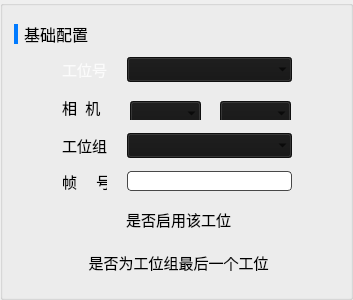
       <widget class="QGroupBox" name="groupBox_4">
        <property name="sizePolicy">
         <sizepolicy hsizetype="Preferred" vsizetype="Preferred">
          <horstretch>0</horstretch>
          <verstretch>0</verstretch>
         </sizepolicy>
        </property>
        <property name="minimumSize">
         <size>
          <width>280</width>
          <height>300</height>
         </size>
        </property>
        <property name="maximumSize">
         <size>
          <width>16777215</width>
          <height>16777215</height>
         </size>
        </property>
        <property name="styleSheet">
         <string notr="true">QObject#groupBox_4{
	border: 1px solid;
	border-right-color: rgb(47,47,47);
	border-left-color: rgb(47,47,47);
}</string>
        </property>
        <property name="title">
         <string/>
        </property>
        <layout class="QVBoxLayout" name="verticalLayout">
         <item>
          <layout class="QHBoxLayout" name="horizontalLayout_9">
           <item>
            <widget class="QLabel" name="label_18">
             <property name="minimumSize">
              <size>
               <width>4</width>
               <height>20</height>
              </size>
             </property>
             <property name="maximumSize">
              <size>
               <width>4</width>
               <height>20</height>
              </size>
             </property>
             <property name="styleSheet">
              <string notr="true">background: #007AFF;</string>
             </property>
             <property name="text">
              <string/>
             </property>
            </widget>
           </item>
           <item>
            <widget class="QLabel" name="label_19">
             <property name="minimumSize">
              <size>
               <width>0</width>
               <height>20</height>
              </size>
             </property>
             <property name="maximumSize">
              <size>
               <width>16777215</width>
               <height>20</height>
              </size>
             </property>
             <property name="font">
              <font>
               <pointsize>12</pointsize>
              </font>
             </property>
             <property name="text">
              <string>基础配置</string>
             </property>
            </widget>
           </item>
          </layout>
         </item>
         <item>
          <layout class="QHBoxLayout" name="horizontalLayout_4">
           <property name="spacing">
            <number>20</number>
           </property>
           <item>
            <spacer name="horizontalSpacer_4">
             <property name="orientation">
              <enum>Qt::Horizontal</enum>
             </property>
             <property name="sizeHint" stdset="0">
              <size>
               <width>40</width>
               <height>20</height>
              </size>
             </property>
            </spacer>
           </item>
           <item>
            <widget class="QLabel" name="label">
             <property name="sizePolicy">
              <sizepolicy hsizetype="Fixed" vsizetype="Fixed">
               <horstretch>0</horstretch>
               <verstretch>0</verstretch>
              </sizepolicy>
             </property>
             <property name="minimumSize">
              <size>
               <width>45</width>
               <height>20</height>
              </size>
             </property>
             <property name="maximumSize">
              <size>
               <width>45</width>
               <height>16777215</height>
              </size>
             </property>
             <property name="font">
              <font>
               <pointsize>11</pointsize>
              </font>
             </property>
             <property name="styleSheet">
              <string notr="true">color: rgba(255,255,255,0.80);</string>
             </property>
             <property name="text">
              <string>工位号</string>
             </property>
            </widget>
           </item>
           <item>
            <widget class="QComboBox" name="comStation">
             <property name="sizePolicy">
              <sizepolicy hsizetype="Fixed" vsizetype="Fixed">
               <horstretch>0</horstretch>
               <verstretch>0</verstretch>
              </sizepolicy>
             </property>
             <property name="minimumSize">
              <size>
               <width>165</width>
               <height>25</height>
              </size>
             </property>
             <property name="maximumSize">
              <size>
               <width>165</width>
               <height>25</height>
              </size>
             </property>
             <property name="styleSheet">
              <string notr="true">QComboBox{
background-color: rgb(21, 21, 21);
}

QComboBox::down-arrow {
     
	image: url(:/resources/icons/ic_arrow_down.png);
}</string>
             </property>
             <property name="frame">
              <bool>false</bool>
             </property>
            </widget>
           </item>
           <item>
            <spacer name="horizontalSpacer_5">
             <property name="orientation">
              <enum>Qt::Horizontal</enum>
             </property>
             <property name="sizeHint" stdset="0">
              <size>
               <width>40</width>
               <height>20</height>
              </size>
             </property>
            </spacer>
           </item>
          </layout>
         </item>
         <item>
          <layout class="QHBoxLayout" name="horizontalLayout_6">
           <property name="spacing">
            <number>20</number>
           </property>
           <item>
            <spacer name="horizontalSpacer_8">
             <property name="orientation">
              <enum>Qt::Horizontal</enum>
             </property>
             <property name="sizeHint" stdset="0">
              <size>
               <width>40</width>
               <height>20</height>
              </size>
             </property>
            </spacer>
           </item>
           <item>
            <widget class="QLabel" name="label_4">
             <property name="sizePolicy">
              <sizepolicy hsizetype="Fixed" vsizetype="Fixed">
               <horstretch>0</horstretch>
               <verstretch>0</verstretch>
              </sizepolicy>
             </property>
             <property name="minimumSize">
              <size>
               <width>45</width>
               <height>20</height>
              </size>
             </property>
             <property name="maximumSize">
              <size>
               <width>45</width>
               <height>16777215</height>
              </size>
             </property>
             <property name="font">
              <font>
               <pointsize>11</pointsize>
              </font>
             </property>
             <property name="text">
              <string>相  机</string>
             </property>
            </widget>
           </item>
           <item>
            <widget class="QGroupBox" name="groupBox_10">
             <property name="sizePolicy">
              <sizepolicy hsizetype="Fixed" vsizetype="Preferred">
               <horstretch>0</horstretch>
               <verstretch>0</verstretch>
              </sizepolicy>
             </property>
             <property name="minimumSize">
              <size>
               <width>165</width>
               <height>25</height>
              </size>
             </property>
             <property name="maximumSize">
              <size>
               <width>165</width>
               <height>25</height>
              </size>
             </property>
             <property name="styleSheet">
              <string notr="true">QObject#groupBox_10{
border:0px solid;

}</string>
             </property>
             <property name="title">
              <string/>
             </property>
             <layout class="QHBoxLayout" name="horizontalLayout_14">
              <property name="spacing">
               <number>20</number>
              </property>
              <property name="sizeConstraint">
               <enum>QLayout::SetDefaultConstraint</enum>
              </property>
              <property name="leftMargin">
               <number>0</number>
              </property>
              <property name="topMargin">
               <number>0</number>
              </property>
              <property name="rightMargin">
               <number>0</number>
              </property>
              <property name="bottomMargin">
               <number>0</number>
              </property>
              <item>
               <widget class="QComboBox" name="comCameraType">
                <property name="sizePolicy">
                 <sizepolicy hsizetype="Fixed" vsizetype="Fixed">
                  <horstretch>0</horstretch>
                  <verstretch>0</verstretch>
                 </sizepolicy>
                </property>
                <property name="minimumSize">
                 <size>
                  <width>71</width>
                  <height>25</height>
                 </size>
                </property>
                <property name="maximumSize">
                 <size>
                  <width>71</width>
                  <height>25</height>
                 </size>
                </property>
                <property name="styleSheet">
                 <string notr="true">QComboBox{
background-color: rgb(21, 21, 21);
}

QComboBox::down-arrow {
     
	image: url(:/resources/icons/ic_arrow_down.png);
}</string>
                </property>
                <property name="currentText">
                 <string/>
                </property>
                <property name="frame">
                 <bool>false</bool>
                </property>
               </widget>
              </item>
              <item>
               <widget class="QComboBox" name="comCameraID">
                <property name="sizePolicy">
                 <sizepolicy hsizetype="Fixed" vsizetype="Fixed">
                  <horstretch>0</horstretch>
                  <verstretch>0</verstretch>
                 </sizepolicy>
                </property>
                <property name="minimumSize">
                 <size>
                  <width>71</width>
                  <height>25</height>
                 </size>
                </property>
                <property name="maximumSize">
                 <size>
                  <width>71</width>
                  <height>25</height>
                 </size>
                </property>
                <property name="styleSheet">
                 <string notr="true">QComboBox{
background-color: rgb(21, 21, 21);
}

QComboBox::down-arrow {
     
	image: url(:/resources/icons/ic_arrow_down.png);
}</string>
                </property>
                <property name="currentText">
                 <string/>
                </property>
                <property name="frame">
                 <bool>false</bool>
                </property>
               </widget>
              </item>
             </layout>
            </widget>
           </item>
           <item>
            <spacer name="horizontalSpacer_9">
             <property name="orientation">
              <enum>Qt::Horizontal</enum>
             </property>
             <property name="sizeHint" stdset="0">
              <size>
               <width>40</width>
               <height>20</height>
              </size>
             </property>
            </spacer>
           </item>
          </layout>
         </item>
         <item>
          <layout class="QHBoxLayout" name="horizontalLayout_7">
           <property name="spacing">
            <number>20</number>
           </property>
           <item>
            <spacer name="horizontalSpacer_6">
             <property name="orientation">
              <enum>Qt::Horizontal</enum>
             </property>
             <property name="sizeHint" stdset="0">
              <size>
               <width>40</width>
               <height>20</height>
              </size>
             </property>
            </spacer>
           </item>
           <item>
            <widget class="QLabel" name="label_3">
             <property name="sizePolicy">
              <sizepolicy hsizetype="Fixed" vsizetype="Fixed">
               <horstretch>0</horstretch>
               <verstretch>0</verstretch>
              </sizepolicy>
             </property>
             <property name="minimumSize">
              <size>
               <width>45</width>
               <height>20</height>
              </size>
             </property>
             <property name="maximumSize">
              <size>
               <width>45</width>
               <height>16777215</height>
              </size>
             </property>
             <property name="font">
              <font>
               <pointsize>11</pointsize>
              </font>
             </property>
             <property name="text">
              <string>工位组</string>
             </property>
            </widget>
           </item>
           <item>
            <widget class="QComboBox" name="comGroup">
             <property name="sizePolicy">
              <sizepolicy hsizetype="Fixed" vsizetype="Fixed">
               <horstretch>0</horstretch>
               <verstretch>0</verstretch>
              </sizepolicy>
             </property>
             <property name="minimumSize">
              <size>
               <width>165</width>
               <height>25</height>
              </size>
             </property>
             <property name="maximumSize">
              <size>
               <width>165</width>
               <height>25</height>
              </size>
             </property>
             <property name="styleSheet">
              <string notr="true">QComboBox{
background-color: rgb(21, 21, 21);
}

QComboBox::down-arrow {
     
	image: url(:/resources/icons/ic_arrow_down.png);
}</string>
             </property>
             <property name="currentText">
              <string/>
             </property>
             <property name="duplicatesEnabled">
              <bool>false</bool>
             </property>
             <property name="frame">
              <bool>false</bool>
             </property>
            </widget>
           </item>
           <item>
            <spacer name="horizontalSpacer_7">
             <property name="orientation">
              <enum>Qt::Horizontal</enum>
             </property>
             <property name="sizeHint" stdset="0">
              <size>
               <width>40</width>
               <height>20</height>
              </size>
             </property>
            </spacer>
           </item>
          </layout>
         </item>
         <item>
          <layout class="QHBoxLayout" name="horizontalLayout_8">
           <property name="spacing">
            <number>20</number>
           </property>
           <item>
            <spacer name="horizontalSpacer_10">
             <property name="orientation">
              <enum>Qt::Horizontal</enum>
             </property>
             <property name="sizeHint" stdset="0">
              <size>
               <width>40</width>
               <height>20</height>
              </size>
             </property>
            </spacer>
           </item>
           <item>
            <widget class="QLabel" name="label_5">
             <property name="sizePolicy">
              <sizepolicy hsizetype="Fixed" vsizetype="Fixed">
               <horstretch>0</horstretch>
               <verstretch>0</verstretch>
              </sizepolicy>
             </property>
             <property name="minimumSize">
              <size>
               <width>45</width>
               <height>20</height>
              </size>
             </property>
             <property name="maximumSize">
              <size>
               <width>45</width>
               <height>16777215</height>
              </size>
             </property>
             <property name="font">
              <font>
               <family>Agency FB</family>
               <pointsize>11</pointsize>
              </font>
             </property>
             <property name="text">
              <string>帧     号</string>
             </property>
            </widget>
           </item>
           <item>
            <widget class="QLineEdit" name="editFrameId">
             <property name="sizePolicy">
              <sizepolicy hsizetype="Fixed" vsizetype="Fixed">
               <horstretch>0</horstretch>
               <verstretch>0</verstretch>
              </sizepolicy>
             </property>
             <property name="minimumSize">
              <size>
               <width>165</width>
               <height>20</height>
              </size>
             </property>
             <property name="maximumSize">
              <size>
               <width>165</width>
               <height>16777215</height>
              </size>
             </property>
             <property name="styleSheet">
              <string notr="true">border-radius:4px;
border: 1px solid;
border-color: rgb(72, 72, 72);</string>
             </property>
             <property name="text">
              <string/>
             </property>
            </widget>
           </item>
           <item>
            <spacer name="horizontalSpacer_11">
             <property name="orientation">
              <enum>Qt::Horizontal</enum>
             </property>
             <property name="sizeHint" stdset="0">
              <size>
               <width>40</width>
               <height>20</height>
              </size>
             </property>
            </spacer>
           </item>
          </layout>
         </item>
         <item>
          <layout class="QHBoxLayout" name="horizontalLayout_13">
           <property name="spacing">
            <number>20</number>
           </property>
           <item>
            <spacer name="horizontalSpacer_14">
             <property name="orientation">
              <enum>Qt::Horizontal</enum>
             </property>
             <property name="sizeHint" stdset="0">
              <size>
               <width>40</width>
               <height>20</height>
              </size>
             </property>
            </spacer>
           </item>
           <item>
            <widget class="QToolButton" name="checkUseStation">
             <property name="sizePolicy">
              <sizepolicy hsizetype="Fixed" vsizetype="Fixed">
               <horstretch>0</horstretch>
               <verstretch>0</verstretch>
              </sizepolicy>
             </property>
             <property name="minimumSize">
              <size>
               <width>245</width>
               <height>30</height>
              </size>
             </property>
             <property name="maximumSize">
              <size>
               <width>245</width>
               <height>30</height>
              </size>
             </property>
             <property name="font">
              <font>
               <pointsize>11</pointsize>
              </font>
             </property>
             <property name="layoutDirection">
              <enum>Qt::LeftToRight</enum>
             </property>
             <property name="styleSheet">
              <string notr="true">border: none;</string>
             </property>
             <property name="text">
              <string notr="true"> 是否启用该工位</string>
             </property>
             <property name="icon">
              <iconset>
               <selectedoff>:/resources/icons/ic_checkbox_normal.png</selectedoff>
               <selectedon>:/resources/icons/ic_checkbox_selected.png</selectedon>
              </iconset>
             </property>
             <property name="iconSize">
              <size>
               <width>30</width>
               <height>30</height>
              </size>
             </property>
             <property name="checkable">
              <bool>true</bool>
             </property>
             <property name="checked">
              <bool>false</bool>
             </property>
             <property name="toolButtonStyle">
              <enum>Qt::ToolButtonTextBesideIcon</enum>
             </property>
            </widget>
           </item>
           <item>
            <spacer name="horizontalSpacer_15">
             <property name="orientation">
              <enum>Qt::Horizontal</enum>
             </property>
             <property name="sizeHint" stdset="0">
              <size>
               <width>40</width>
               <height>20</height>
              </size>
             </property>
            </spacer>
           </item>
          </layout>
         </item>
         <item>
          <layout class="QHBoxLayout" name="horizontalLayout_10">
           <property name="spacing">
            <number>20</number>
           </property>
           <item>
            <spacer name="horizontalSpacer_13">
             <property name="orientation">
              <enum>Qt::Horizontal</enum>
             </property>
             <property name="sizeHint" stdset="0">
              <size>
               <width>40</width>
               <height>20</height>
              </size>
             </property>
            </spacer>
           </item>
           <item>
            <widget class="QToolButton" name="checkLast">
             <property name="sizePolicy">
              <sizepolicy hsizetype="Fixed" vsizetype="Fixed">
               <horstretch>0</horstretch>
               <verstretch>0</verstretch>
              </sizepolicy>
             </property>
             <property name="minimumSize">
              <size>
               <width>245</width>
               <height>30</height>
              </size>
             </property>
             <property name="maximumSize">
              <size>
               <width>245</width>
               <height>30</height>
              </size>
             </property>
             <property name="font">
              <font>
               <pointsize>11</pointsize>
              </font>
             </property>
             <property name="layoutDirection">
              <enum>Qt::LeftToRight</enum>
             </property>
             <property name="styleSheet">
              <string notr="true">border: none;</string>
             </property>
             <property name="text">
              <string notr="true"> 是否为工位组最后一个工位</string>
             </property>
             <property name="icon">
              <iconset>
               <selectedoff>:/resources/icons/ic_checkbox_normal.png</selectedoff>
               <selectedon>:/resources/icons/ic_checkbox_selected.png</selectedon>
              </iconset>
             </property>
             <property name="iconSize">
              <size>
               <width>30</width>
               <height>30</height>
              </size>
             </property>
             <property name="checkable">
              <bool>true</bool>
             </property>
             <property name="checked">
              <bool>false</bool>
             </property>
             <property name="toolButtonStyle">
              <enum>Qt::ToolButtonTextBesideIcon</enum>
             </property>
            </widget>
           </item>
           <item>
            <spacer name="horizontalSpacer_12">
             <property name="orientation">
              <enum>Qt::Horizontal</enum>
             </property>
             <property name="sizeHint" stdset="0">
              <size>
               <width>40</width>
               <height>20</height>
              </size>
             </property>
            </spacer>
           </item>
          </layout>
         </item>
        </layout>
       </widget>
